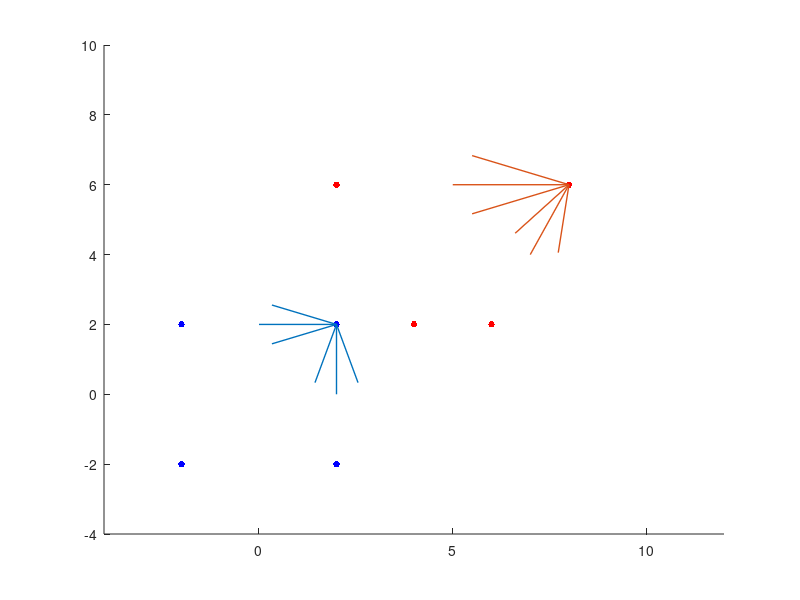

Write MATLAB code to recreate this figure.
clear all
close all
% See deformation gradient example on: 
% http://www.continuummechanics.org/deformationgradient.html

% initial geometry
Xc = [-2,-2; ...
     -2,2; ...
      2,2; ...
      2,-2];

% deformed geometry  
xc = [4,2; ...
     2,6; ...
     8,6; ...
     6,2];

% deformation map
x = @(X) [X(1) + 0.25*X(1)*X(2) + 5, X(2) + 4]';
  
% deformation gradient
F = @(X)[1+0.25*X(2), 0.25*X(1); 0, 1];

disp('=================== Xa = [0,2], Xb = [2,2] =====================')
Xa = [0,2]';
Xb = [2,2]';
xa = x(Xa);
xb = x(Xb);
dx = F(Xa)*(Xb-Xa);
U = sqrt(F(Xa)'*F(Xa));
R = F(Xa)*inv(U);

figure(1)
ax = gca; 
co = get(ax, 'ColorOrder');
hold all
plot(ax,Xc(:,1),Xc(:,2),'b.','MarkerSize',15)
plot(ax,xc(:,1),xc(:,2),'r.','MarkerSize',15)
quiver(ax,Xa(1),Xa(2),Xb(1)-Xa(1),Xb(2)-Xa(2),0,'LineWidth',1,'color',co(1,:),'AutoScale','on','MaxHeadSize',0.5)
quiver(ax,xa(1),xa(2),xb(1)-xa(1),xb(2)-xa(2),0,'LineWidth',1,'color',co(2,:),'AutoScale','on','MaxHeadSize',0.5)
xlim(ax,[-4,12])
ylim(ax,[-4,10])

disp('dx = F(Xa)*dX = ')
disp(dx)
disp('F(Xa) = ')
disp(F(Xa))
disp('U(Xa)')
disp(U)
disp('R(Xa) = ')
disp(R)

disp('=================== Xa = [2,0], Xb = [2,2] =====================')
Xa = [2,0]';
Xb = [2,2]';
dX = Xb - Xa;
xa = x(Xa);
xb = x(Xb);
dx = F(Xa)*(Xb-Xa);
U = sqrt(F(Xa)'*F(Xa));
R = F(Xa)*inv(U);

quiver(ax,Xa(1),Xa(2),Xb(1)-Xa(1),Xb(2)-Xa(2),0,'LineWidth',1,'color',co(1,:),'AutoScale','on','MaxHeadSize',0.5)
quiver(ax,xa(1),xa(2),xb(1)-xa(1),xb(2)-xa(2),0,'LineWidth',1,'color',co(2,:),'AutoScale','on','MaxHeadSize',0.5)

disp('dx = F(Xa)*dX = ')
disp(dx)
disp('F(Xa) = ')
disp(F(Xa))
disp('U(Xa)')
disp(U)
disp('R(Xa) = ')
disp(R)